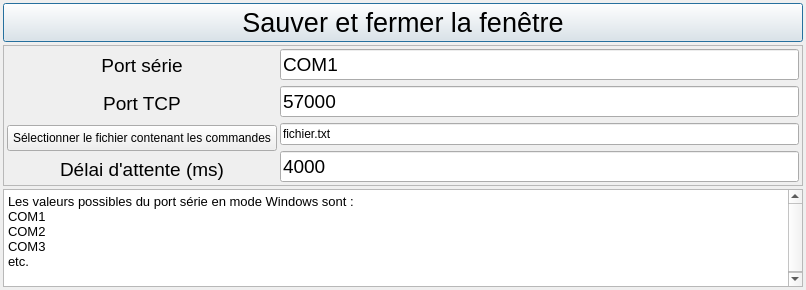
<?xml version="1.0" encoding="UTF-8"?>
<ui version="4.0">
 <class>PARAMETRES</class>
 <widget class="QDialog" name="PARAMETRES">
  <property name="geometry">
   <rect>
    <x>0</x>
    <y>0</y>
    <width>806</width>
    <height>290</height>
   </rect>
  </property>
  <property name="windowTitle">
   <string>Configuration RS232</string>
  </property>
  <layout class="QGridLayout">
   <property name="leftMargin">
    <number>3</number>
   </property>
   <property name="topMargin">
    <number>3</number>
   </property>
   <property name="rightMargin">
    <number>3</number>
   </property>
   <property name="bottomMargin">
    <number>3</number>
   </property>
   <property name="spacing">
    <number>3</number>
   </property>
   <item row="0" column="0">
    <widget class="QPushButton" name="pushButton_rs232">
     <property name="font">
      <font>
       <pointsize>20</pointsize>
      </font>
     </property>
     <property name="text">
      <string>Sauver et fermer la fenêtre</string>
     </property>
    </widget>
   </item>
   <item row="1" column="0">
    <widget class="QFrame" name="frame">
     <property name="frameShape">
      <enum>QFrame::StyledPanel</enum>
     </property>
     <property name="frameShadow">
      <enum>QFrame::Raised</enum>
     </property>
     <layout class="QGridLayout">
      <property name="leftMargin">
       <number>3</number>
      </property>
      <property name="topMargin">
       <number>3</number>
      </property>
      <property name="rightMargin">
       <number>3</number>
      </property>
      <property name="bottomMargin">
       <number>3</number>
      </property>
      <property name="spacing">
       <number>3</number>
      </property>
      <item row="0" column="0">
       <layout class="QVBoxLayout">
        <property name="spacing">
         <number>6</number>
        </property>
        <property name="leftMargin">
         <number>0</number>
        </property>
        <property name="topMargin">
         <number>0</number>
        </property>
        <property name="rightMargin">
         <number>0</number>
        </property>
        <property name="bottomMargin">
         <number>0</number>
        </property>
        <item>
         <widget class="QLabel" name="label_2">
          <property name="minimumSize">
           <size>
            <width>200</width>
            <height>32</height>
           </size>
          </property>
          <property name="font">
           <font>
            <pointsize>14</pointsize>
           </font>
          </property>
          <property name="text">
           <string>Port série</string>
          </property>
          <property name="alignment">
           <set>Qt::AlignCenter</set>
          </property>
         </widget>
        </item>
        <item>
         <widget class="QLabel" name="label">
          <property name="minimumSize">
           <size>
            <width>0</width>
            <height>32</height>
           </size>
          </property>
          <property name="font">
           <font>
            <pointsize>14</pointsize>
           </font>
          </property>
          <property name="text">
           <string>Port TCP</string>
          </property>
          <property name="alignment">
           <set>Qt::AlignCenter</set>
          </property>
         </widget>
        </item>
        <item>
         <widget class="QPushButton" name="pushButton_fichier">
          <property name="sizePolicy">
           <sizepolicy hsizetype="Preferred" vsizetype="Preferred">
            <horstretch>0</horstretch>
            <verstretch>0</verstretch>
           </sizepolicy>
          </property>
          <property name="minimumSize">
           <size>
            <width>270</width>
            <height>0</height>
           </size>
          </property>
          <property name="text">
           <string>Sélectionner le fichier contenant les commandes</string>
          </property>
         </widget>
        </item>
        <item>
         <widget class="QLabel" name="label_3">
          <property name="font">
           <font>
            <pointsize>14</pointsize>
           </font>
          </property>
          <property name="text">
           <string>Délai d'attente (ms)</string>
          </property>
          <property name="alignment">
           <set>Qt::AlignCenter</set>
          </property>
         </widget>
        </item>
       </layout>
      </item>
      <item row="0" column="1">
       <layout class="QVBoxLayout">
        <property name="spacing">
         <number>6</number>
        </property>
        <property name="leftMargin">
         <number>0</number>
        </property>
        <property name="topMargin">
         <number>0</number>
        </property>
        <property name="rightMargin">
         <number>0</number>
        </property>
        <property name="bottomMargin">
         <number>0</number>
        </property>
        <item>
         <widget class="QLineEdit" name="lineEdit_1">
          <property name="font">
           <font>
            <pointsize>14</pointsize>
           </font>
          </property>
          <property name="text">
           <string>COM1</string>
          </property>
         </widget>
        </item>
        <item>
         <widget class="QLineEdit" name="lineEdit_3">
          <property name="font">
           <font>
            <pointsize>14</pointsize>
           </font>
          </property>
          <property name="text">
           <string>57000</string>
          </property>
         </widget>
        </item>
        <item>
         <widget class="QLineEdit" name="lineEdit_2">
          <property name="font">
           <font>
            <pointsize>9</pointsize>
           </font>
          </property>
          <property name="text">
           <string>fichier.txt</string>
          </property>
          <property name="alignment">
           <set>Qt::AlignJustify|Qt::AlignVCenter</set>
          </property>
         </widget>
        </item>
        <item>
         <widget class="QLineEdit" name="lineEdit_4">
          <property name="font">
           <font>
            <pointsize>14</pointsize>
           </font>
          </property>
          <property name="text">
           <string>4000</string>
          </property>
         </widget>
        </item>
       </layout>
      </item>
     </layout>
    </widget>
   </item>
   <item row="2" column="0">
    <widget class="QTextEdit" name="textEdit">
     <property name="html">
      <string>&lt;!DOCTYPE HTML PUBLIC &quot;-//W3C//DTD HTML 4.0//EN&quot; &quot;http://www.w3.org/TR/REC-html40/strict.dtd&quot;&gt;
&lt;html&gt;&lt;head&gt;&lt;meta name=&quot;qrichtext&quot; content=&quot;1&quot; /&gt;&lt;meta charset=&quot;utf-8&quot; /&gt;&lt;style type=&quot;text/css&quot;&gt;
p, li { white-space: pre-wrap; }
&lt;/style&gt;&lt;/head&gt;&lt;body style=&quot; font-family:'Segoe UI'; font-size:9pt; font-weight:400; font-style:normal;&quot;&gt;
&lt;p style=&quot; margin-top:0px; margin-bottom:0px; margin-left:0px; margin-right:0px; -qt-block-indent:0; text-indent:0px;&quot;&gt;&lt;span style=&quot; font-family:'MS Shell Dlg 2'; font-size:10pt;&quot;&gt;Les valeurs possibles du port série en mode Windows sont :&lt;/span&gt;&lt;/p&gt;
&lt;p style=&quot; margin-top:0px; margin-bottom:0px; margin-left:0px; margin-right:0px; -qt-block-indent:0; text-indent:0px;&quot;&gt;&lt;span style=&quot; font-family:'MS Shell Dlg 2'; font-size:10pt;&quot;&gt;COM1&lt;/span&gt;&lt;/p&gt;
&lt;p style=&quot; margin-top:0px; margin-bottom:0px; margin-left:0px; margin-right:0px; -qt-block-indent:0; text-indent:0px;&quot;&gt;&lt;span style=&quot; font-family:'MS Shell Dlg 2'; font-size:10pt;&quot;&gt;COM2&lt;/span&gt;&lt;/p&gt;
&lt;p style=&quot; margin-top:0px; margin-bottom:0px; margin-left:0px; margin-right:0px; -qt-block-indent:0; text-indent:0px;&quot;&gt;&lt;span style=&quot; font-family:'MS Shell Dlg 2'; font-size:10pt;&quot;&gt;COM3&lt;/span&gt;&lt;/p&gt;
&lt;p style=&quot; margin-top:0px; margin-bottom:0px; margin-left:0px; margin-right:0px; -qt-block-indent:0; text-indent:0px;&quot;&gt;&lt;span style=&quot; font-family:'MS Shell Dlg 2'; font-size:10pt;&quot;&gt;etc.&lt;/span&gt;&lt;/p&gt;
&lt;p style=&quot;-qt-paragraph-type:empty; margin-top:0px; margin-bottom:0px; margin-left:0px; margin-right:0px; -qt-block-indent:0; text-indent:0px;&quot;&gt;&lt;br /&gt;&lt;/p&gt;&lt;/body&gt;&lt;/html&gt;</string>
     </property>
    </widget>
   </item>
  </layout>
 </widget>
 <resources/>
 <connections/>
</ui>
